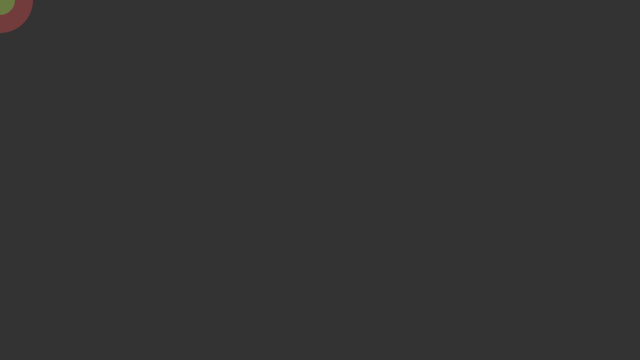
Frame 1 (no input)
Frame 60 (the mouse pressed at the canvas centre just before this capture): identical to frame 1, image omitted
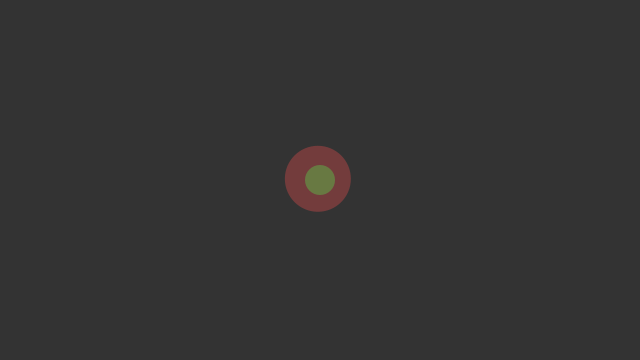
Frame 120 (the mouse held since frame 60 and released just before this capture)

The Processing sketch that drew these frames (run headless with seeded random() and noise(); from frame 60 on, the mouse is pressed at the canvas centre):

// Processing sketch: smoothing2
// ── smoothing2.pde
/**
 * Easing. 
 * 
 * Move the mouse across the screen and the symbol will follow.  
 * Between drawing each frame of the animation, the program
 * calculates the difference between the position of the 
 * symbol and the cursor. If the distance is larger than
 * 1 pixel, the symbol moves part of the distance (0.05) from its
 * current position toward the cursor. 
 */
 
PVector easpos = new PVector(0,0);
PVector rawpos = new PVector(0,0);

float easing = 0.08;

void setup() {
  size(640, 360); 
  noStroke();  
}

void draw() { 
  background(51);
  
  rawpos.set(mouseX, mouseY);
  PVector d = PVector.sub(rawpos, easpos);
  d.mult(easing);
  easpos = PVector.add(easpos ,d);
  
  //float dx = targetX - x;
  //x += dx * easing;
  
  //float targetY = int(mouseY + (random(1)*10));
  //float dy = targetY - y;
  //y += dy * easing;
  
  fill(255,80,80,80);
  ellipse(easpos.x, easpos.y, 66, 66);
  fill(80,255,80,80);
  ellipse(rawpos.x, rawpos.y, 30, 30);
}
